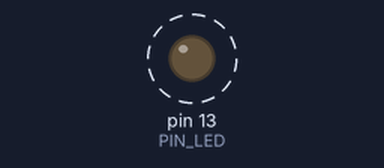
The sketch below on a simulated Arduino Uno, built with avr-gcc and run on an emulated ATmega328P. Parts: output pins drawn as LEDs (lit = HIGH). Dashed ring = blinking. What the sketch prints to the serial monitor is not drawn.

Above: at 0.5 s.
Timing chart, 0 to 4.6 s (numbered marks = the images above):
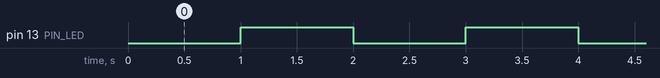

Measured:
- by itself, pin 13 (PIN_LED): alternates HIGH for 1.0 s and LOW for 1.0 s

The sketch:

04_example_3.ino
```cpp
#define PIN_LED 13
unsigned int count, toggle;

void setup() {
  pinMode(PIN_LED, OUTPUT);
  Serial.begin(115200); //Initialize serial port
  while (!Serial) {
    ;//wait for serial port to connect.
  }
  Serial.println("Hello World!");
  count = toggle = 0;
  digitalWrite(PIN_LED, toggle); // turn off LED.
}

void loop() {
  Serial.println(++count);
  if (toggle >1)
    toggle = 0;
  toggle = toggle_state(toggle); //toggle LED value.
  digitalWrite(PIN_LED, toggle);
  toggle = toggle +1;
  delay(1000); // wait for 1,000milliseconds
}

int toggle_state(int toggle){
  return toggle;
}
```
